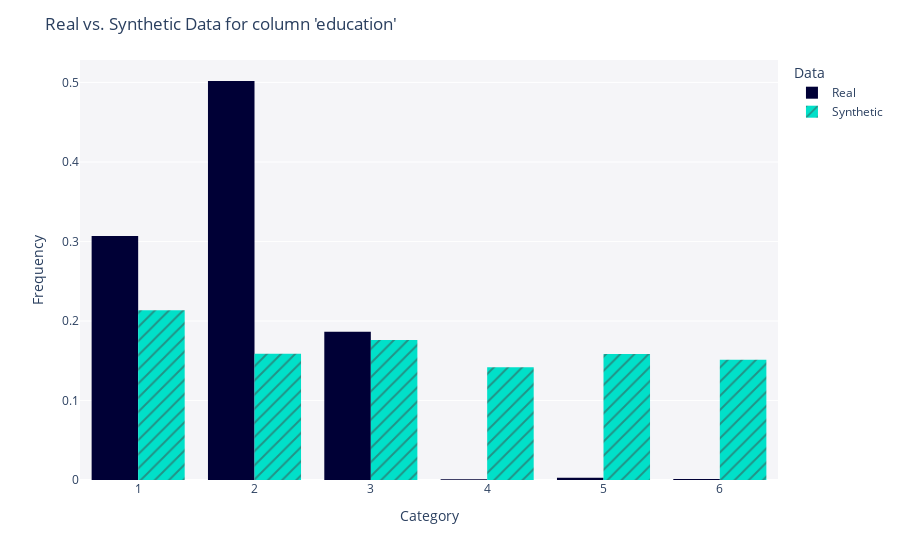

The code cell stored with this chart in its notebook:
### Code cell
column = "education"

fig = sdv_eval.get_column_plot(
    real_data=real_data,
    synthetic_data=synthetic_data,
    column_name=column,
    metadata=metadata)
        
fig.show()

### Figure 1 — Plotly figure (JSON) as saved in the notebook; plotly's stock layout.template omitted (floating-point values rounded to 4 significant figures; data arrays with more than 128 entries replaced by an {"elided": "..."} marker saying what was removed)
{"data": [{"alignmentgroup": "True", "bingroup": "x", "histnorm": "probability density", "hovertemplate": "<b>Real</b><br>Frequency: %{y}<extra></extra>", "legendgroup": "Real", "marker": {"color": "#000036", "pattern": {"shape": ""}}, "name": "Real", "offsetgroup": "Real", "orientation": "v", "showlegend": true, "type": "histogram", "x": {"elided": "6636 int values"}, "xaxis": "x", "yaxis": "y"}, {"alignmentgroup": "True", "bingroup": "x", "histnorm": "probability density", "hovertemplate": "<b>Synthetic</b><br>Frequency: %{y}<extra></extra>", "legendgroup": "Synthetic", "marker": {"color": "#01E0C9", "pattern": {"shape": "/"}}, "name": "Synthetic", "offsetgroup": "Synthetic", "orientation": "v", "showlegend": true, "type": "histogram", "x": {"elided": "6400 int values"}, "xaxis": "x", "yaxis": "y"}], "layout": {"barmode": "group", "legend": {"title": {"text": "Data"}, "tracegroupgap": 0}, "margin": {"t": 60}, "plot_bgcolor": "#F5F5F8", "title": {"text": "Real vs. Synthetic Data for column 'education'"}, "xaxis": {"anchor": "y", "domain": [0, 1], "title": {"text": "Category"}}, "yaxis": {"anchor": "x", "domain": [0, 1], "title": {"text": "Frequency"}}}}
